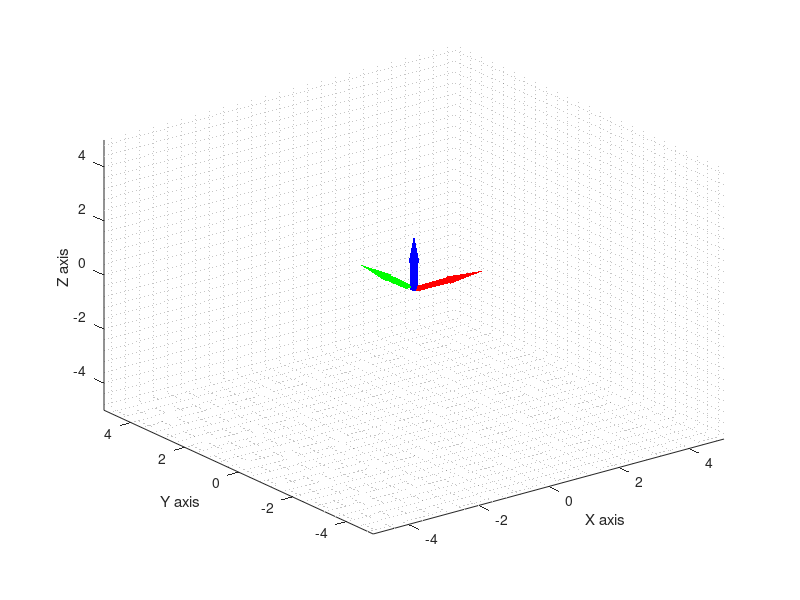

Here is the MATLAB script that generated this plot: (Note: this script raises an error after producing the figure.)


close all 

lim = 5;

ax = axes('XLim',[-lim lim],'YLim',[-lim lim],'ZLim',[-lim lim]);

view(3)

xlabel("X axis");
ylabel("Y axis");
zlabel("Z axis");
grid minor
hold on

pause(1);

[x,y,z] = cylinder([0.08 0.1]);

size = 1;

x = x * size;
y = y * size;
z = z * size;


[xc, yc, zc] = cylinder([0.12 0]);

xc = xc * size;
yc = yc * size;
zc = zc * size;

h(1) = surface(x,y,z,'FaceColor','blue','EdgeColor','none');
h(2) = surface(x,y,-z,'FaceAlpha',0,'EdgeColor','none');

h(3) = surface(z,x,y,'FaceColor','red','EdgeColor','none');
h(4) = surface(-z,x,y,'FaceAlpha',0,'EdgeColor','none');

h(5) = surface(y,z,x,'FaceColor','green','EdgeColor','none');
h(6) = surface(y,-z,x,'FaceAlpha',0,'EdgeColor','none');


h(7) = surface(xc,yc,zc + size, 'FaceColor', 'blue','EdgeColor','none');

h(8) = surface(zc + size,xc,yc, 'FaceColor', 'red','EdgeColor','none');

h(9) = surface(yc,zc + size,xc, 'FaceColor', 'green','EdgeColor','none');

t = hgtransform('Parent',ax);
set(h,'Parent',t)



R = eye(4);
Tx = R;

w0 = [0; 0; 0];
t0 = [0; 0; 0];

w1 = [0; 0; 2];
t1 = [1; 5; -8];

w2 = [1; 0; 5];
t2 = [5; 0; 0];

T0 = expSE3(t0,w0);
T1 = expSE3(t1,w1)

[ln1, w] = log_SE3(T1)

T2 = expSE3(t2,w2);

axang1 = rotm2axang(T1(1:3,1:3))

axang2 = rotm2axang(T2(1:3,1:3))

dt = 0.05;
T = 5;

Npoints1 = T/dt;


tx1 = linspace(0,T1(1,4),Npoints1);
ty1 = linspace(0,T1(2,4),Npoints1);
tz1 = linspace(0,T1(3,4),Npoints1);
r1 =  linspace(0,axang1(4),Npoints1); %The translation/rotation between
                                      %Two SE(3) states is assumed steady



for i = 1:Npoints1

    %Next Point transformation matrix
    R = makehgtform('translate',[tx1(i) ty1(i) tz1(i)],'axisrotate',axang1(1:3),r1(i));
    

    % Concatenate the transforms and use set the transform Matrix property
    
    set(t,'Matrix',R*Tx);
    
    
    %Trace path of Center of Mass
    
    plot3(R(1,4),R(2,4),R(3,4),'.','Color','blue');
    
        
    %Chase object with axis
    
    set(ax,'XLim',[(R(1,4) - lim) (R(1,4) + lim)],'YLim',[(R(2,4) - lim) (R(2,4) + lim)],'ZLim',[(R(3,4) - lim) (R(3,4) + lim)]);
    
    
    drawnow
    
end
pause(1);






